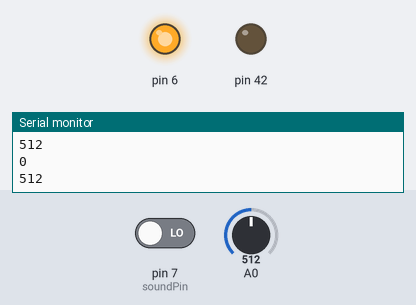
Bench run of a sketch on a simulated Arduino Mega 2560, built with avr-gcc and run on an emulated ATmega2560. Parts: output pins drawn as LEDs (lit = HIGH), the last lines printed to the serial monitor. The test bench sets the inputs (shaded band); at power-on: pin 7 (soundPin) LOW, A0 = 512.

Above: at 1.3 s.
1.4 s: pin 7 (soundPin) driven HIGH
At 2.6 s:
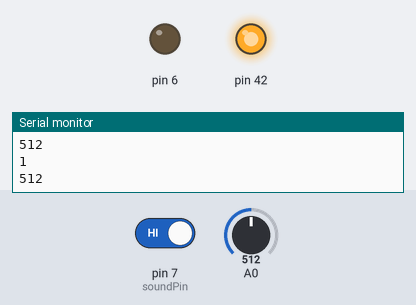
3.0 s: pin 7 (soundPin) driven LOW
At 3.8 s:
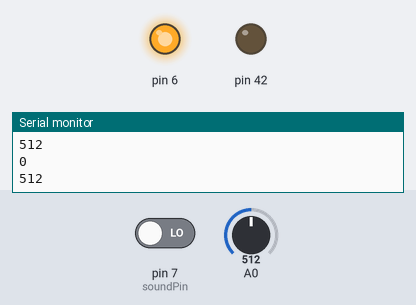
Timing chart, 0 to 6.0 s (numbered marks = the images above; inputs shaded):
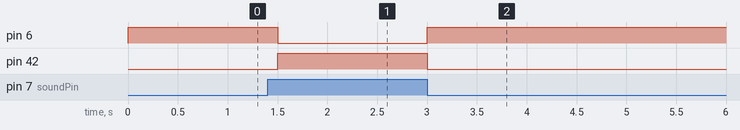

Measured:
- after the input at 1.4 s, pin 6: HIGH → LOW after 0.10 s; pin 42: LOW → HIGH after 0.10 s
- after the input at 3.0 s, pin 6: LOW → HIGH at once; pin 42: HIGH → LOW at once

The sketch:

sound.ino
```cpp
int soundPin = 7;
void setup() {
  pinMode(soundPin,INPUT);
  pinMode(A0,INPUT);
  pinMode(42,OUTPUT);
  pinMode(6,OUTPUT);
  Serial.begin(9600);
}

void loop() {
  int soundRead = digitalRead(soundPin);
  int soundAnalog = analogRead(A0);
  if(soundRead == 1)
  {
    digitalWrite(42,HIGH);
    digitalWrite(6,LOW);
    Serial.println(soundRead);
    Serial.println(soundAnalog);
    delay(500);
  }
  else if(soundRead == 0)
  {
    digitalWrite(42,LOW);
    digitalWrite(6,HIGH);
    Serial.println(soundRead);
    Serial.println(soundAnalog);
    delay(500);
  }
}

// 0 1 8
```
